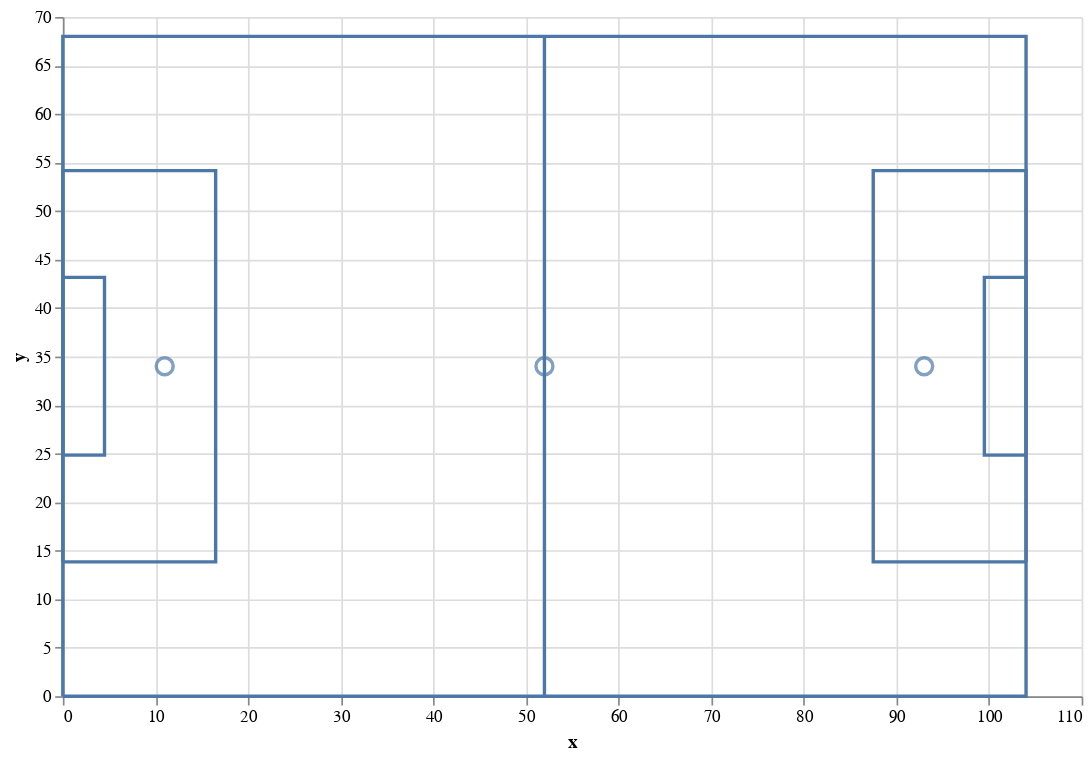

Source (notebook cell):
### Code cell
base_plot

### Figure 1 — Vega-Lite specification as saved in the notebook (floating-point values rounded to 4 significant figures)
{"config": {"view": {"continuousWidth": 300, "continuousHeight": 300, "strokeWidth": 0}}, "layer": [{"data": {"name": "data-ea517ba2059975adbd8915febb9cf06f"}, "mark": {"type": "line"}, "encoding": {"order": {"field": "index", "type": "quantitative"}, "x": {"field": "x", "type": "quantitative"}, "y": {"field": "y", "type": "quantitative"}}}, {"data": {"name": "data-20dc3cbea00984afd9fdf264b55554be"}, "mark": {"type": "line"}, "encoding": {"order": {"field": "index", "type": "quantitative"}, "x": {"field": "x", "type": "quantitative"}, "y": {"field": "y", "type": "quantitative"}}}, {"data": {"name": "data-37def647972cb838bc640d2544e67771"}, "mark": {"type": "line"}, "encoding": {"order": {"field": "index", "type": "quantitative"}, "x": {"field": "x", "type": "quantitative"}, "y": {"field": "y", "type": "quantitative"}}}, {"data": {"name": "data-65eb27831802f605d55d40484bb55c58"}, "mark": {"type": "line"}, "encoding": {"order": {"field": "index", "type": "quantitative"}, "x": {"field": "x", "type": "quantitative"}, "y": {"field": "y", "type": "quantitative"}}}, {"data": {"name": "data-093fcd715e748ea0d7c8b8311c5a971e"}, "mark": {"type": "line"}, "encoding": {"order": {"field": "index", "type": "quantitative"}, "x": {"field": "x", "type": "quantitative"}, "y": {"field": "y", "type": "quantitative"}}}, {"data": {"name": "data-39d2c3f05693d4214f01f31c3bc25644"}, "mark": {"type": "line"}, "encoding": {"order": {"field": "index", "type": "quantitative"}, "x": {"field": "x", "type": "quantitative"}, "y": {"field": "y", "type": "quantitative"}}}, {"data": {"name": "data-24a8fb71db44c1c45bc54ce04b778cb3"}, "mark": {"type": "point", "size": 100}, "encoding": {"x": {"field": "x", "type": "quantitative"}, "y": {"field": "y", "type": "quantitative"}}}, {"data": {"name": "data-5fe31bfb3ce9b8947a48709d1a6aea59"}, "mark": {"type": "point", "size": 100}, "encoding": {"x": {"field": "x", "type": "quantitative"}, "y": {"field": "y", "type": "quantitative"}}}, {"data": {"name": "data-a52fbfcaa9d183588fb3253f87487018"}, "mark": {"type": "point", "size": 100}, "encoding": {"x": {"field": "x", "type": "quantitative"}, "y": {"field": "y", "type": "quantitative"}}}], "height": 400, "width": 600, "$schema": "https://vega.github.io/schema/vega-lite/v5.16.3.json", "datasets": {"data-ea517ba2059975adbd8915febb9cf06f": [{"index": 0, "x": 0, "y": 0}, {"index": 1, "x": 104, "y": 0}, {"index": 2, "x": 104, "y": 68}, {"index": 3, "x": 0, "y": 68}, {"index": 4, "x": 0, "y": 0}, {"index": 5, "x": 0, "y": 0}], "data-20dc3cbea00984afd9fdf264b55554be": [{"index": 0, "x": 0.0, "y": 13.84}, {"index": 1, "x": 16.5, "y": 13.84}, {"index": 2, "x": 16.5, "y": 54.16}, {"index": 3, "x": 0.0, "y": 54.16}, {"index": 4, "x": 0.0, "y": 13.84}], "data-37def647972cb838bc640d2544e67771": [{"index": 0, "x": 104.0, "y": 13.84}, {"index": 1, "x": 87.5, "y": 13.84}, {"index": 2, "x": 87.5, "y": 54.16}, {"index": 3, "x": 104.0, "y": 54.16}, {"index": 4, "x": 104.0, "y": 13.84}], "data-65eb27831802f605d55d40484bb55c58": [{"index": 0, "x": 0.0, "y": 24.84}, {"index": 1, "x": 4.5, "y": 24.84}, {"index": 2, "x": 4.5, "y": 43.16}, {"index": 3, "x": 0.0, "y": 43.16}, {"index": 4, "x": 0.0, "y": 24.84}], "data-093fcd715e748ea0d7c8b8311c5a971e": [{"index": 0, "x": 104.0, "y": 24.84}, {"index": 1, "x": 99.5, "y": 24.84}, {"index": 2, "x": 99.5, "y": 43.16}, {"index": 3, "x": 104.0, "y": 43.16}, {"index": 4, "x": 104.0, "y": 24.84}], "data-39d2c3f05693d4214f01f31c3bc25644": [{"index": 0, "x": 52, "y": 0}, {"index": 1, "x": 52, "y": 68}, {"index": 2, "x": 52, "y": 0}], "data-24a8fb71db44c1c45bc54ce04b778cb3": [{"x": 11, "y": 34}], "data-5fe31bfb3ce9b8947a48709d1a6aea59": [{"x": 93, "y": 34}], "data-a52fbfcaa9d183588fb3253f87487018": [{"x": 52, "y": 34}]}}
